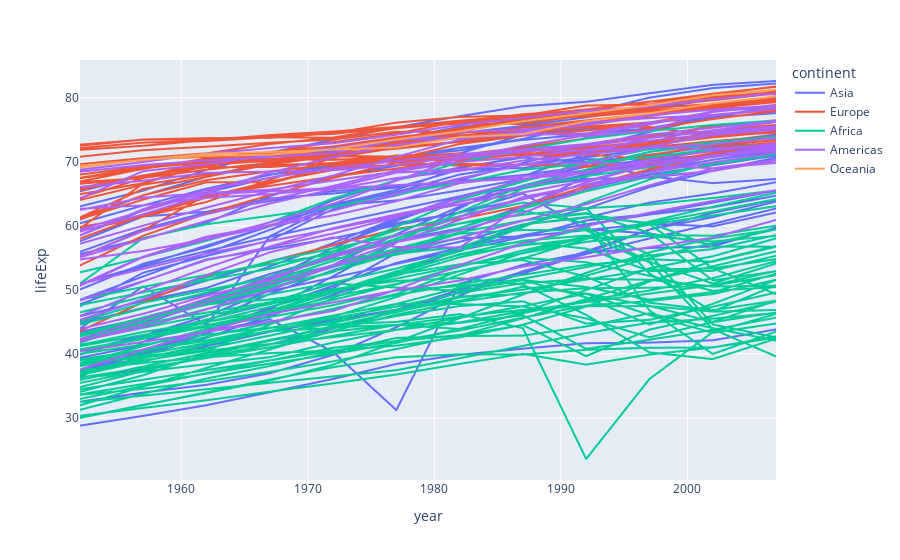

Notebook cell for this chart:
### Code cell
#| title: Life Expectancy
px.line(
  df, x="year", y="lifeExp", 
  color="continent", line_group="country"
)
